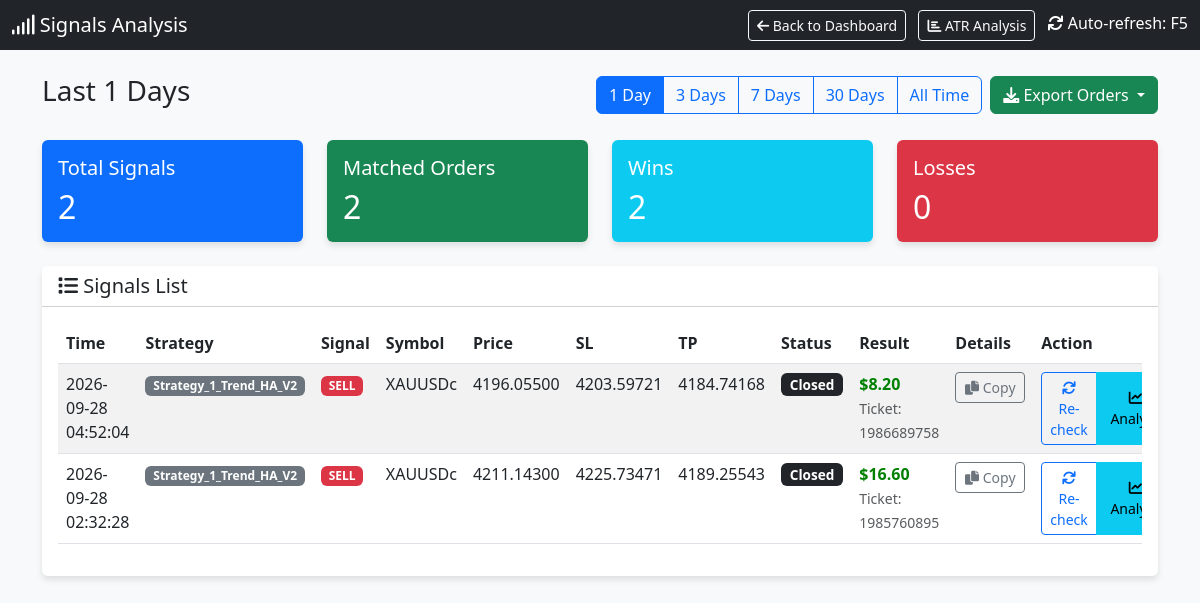
The page /signals?days=1 on the database its author committed.
### tables this page shows
CREATE TABLE signals (
                id INTEGER PRIMARY KEY AUTOINCREMENT,
                timestamp DATETIME DEFAULT CURRENT_TIMESTAMP,
                strategy_name TEXT,
                symbol TEXT,
                signal_type TEXT,
                price REAL,
                sl REAL,
                tp REAL,
                indicators TEXT,
                status TEXT
            , account_id INTEGER DEFAULT 0);

CREATE TABLE orders (
                ticket INTEGER PRIMARY KEY,
                strategy_name TEXT,
                symbol TEXT,
                order_type TEXT,
                volume REAL,
                open_price REAL,
                sl REAL,
                tp REAL,
                open_time DATETIME,
                close_price REAL,
                profit REAL,
                comment TEXT
            , account_id INTEGER DEFAULT 0, close_time DATETIME, initial_sl REAL);

### dashboard.py (the view)
@app.route('/signals')
def signals_page():
    cur = get_db().cursor()
    days_param = request.args.get('days', '7')  # Default 7 days
    if days_param == "all":
        days = 36500
        filter_label = "All Time"
    else:
        try:
            days = int(days_param)
            filter_label = f"Last {days} Days"
        except:
            days = 7
            filter_label = "Last 7 Days"
    cutoff_date = datetime.now() - timedelta(days=days)
    cutoff_str = cutoff_date.strftime("%Y-%m-%d %H:%M:%S")
    cur.execute("SELECT * FROM signals WHERE timestamp >= ? ORDER BY timestamp DESC", (cutoff_str,))
    signals = cur.fetchall()
    signals_with_status = []
    for sig in signals:
        signal_dict = dict(sig)
        try:
            sig_timestamp = sig['timestamp']
            if isinstance(sig_timestamp, str):
                try:
                    sig_time = datetime.strptime(sig_timestamp, '%Y-%m-%d %H:%M:%S')
                except:
                    try:
                        sig_time = datetime.strptime(sig_timestamp, '%Y-%m-%d %H:%M:%S.%f')
                    except:
                        sig_time = datetime.fromisoformat(sig_timestamp.replace('Z', '+00:00'))
            else:
                sig_time = datetime.fromtimestamp(sig_timestamp)
            time_lower = (sig_time - timedelta(seconds=30)).strftime('%Y-%m-%d %H:%M:%S')
            time_upper = (sig_time + timedelta(seconds=30)).strftime('%Y-%m-%d %H:%M:%S')
        except Exception as e:
            time_lower = None
            time_upper = None
        matching_order = None
        if time_lower and time_upper:
            try:
                cur.execute("""
                    SELECT * FROM orders
                    WHERE strategy_name = ?
                    AND symbol = ?
                    AND order_type = ?
                    AND open_time BETWEEN ? AND ?
                    ORDER BY ABS(open_price - ?) ASC
                    LIMIT 1
                """, (sig['strategy_name'], sig['symbol'], sig['signal_type'], time_lower, time_upper, sig['price']))
                matching_order = cur.fetchone()
            except Exception as e:
                pass
        if matching_order:
            signal_dict['order_ticket'] = matching_order['ticket']
            signal_dict['order_profit'] = matching_order['profit']
            signal_dict['order_status'] = 'closed' if matching_order['profit'] is not None else 'open'
            signal_dict['has_order'] = True
        else:
            signal_dict['order_ticket'] = None
            signal_dict['order_profit'] = None
            signal_dict['order_status'] = 'not_found'
            signal_dict['has_order'] = False
        signals_with_status.append(signal_dict)
    total_signals = len(signals_with_status)
    matched_orders = len([s for s in signals_with_status if s['has_order']])
    wins = len([s for s in signals_with_status if s['has_order'] and s['order_profit'] is not None and s['order_profit'] > 0])
    losses = len([s for s in signals_with_status if s['has_order'] and s['order_profit'] is not None and s['order_profit'] < 0])
    cur.execute("SELECT DISTINCT strategy_name FROM orders ORDER BY strategy_name")
    strategies = [row['strategy_name'] for row in cur.fetchall()]
    return render_template('signals.html',
                         signals=signals_with_status,
                         total_signals=total_signals,
                         matched_orders=matched_orders,
                         wins=wins,
                         losses=losses,
                         current_filter=days_param,
                         filter_label=filter_label,
                         strategies=strategies)

### dashboard.py (called while the page is built)
def get_db():
    db = getattr(g, '_database', None)
    if db is None:
        db = g._database = sqlite3.connect(DB_PATH)
        db.row_factory = sqlite3.Row
    return db

@app.teardown_appcontext
def close_connection(exception):
    db = getattr(g, '_database', None)
    if db is not None:
        db.close()

### templates/signals.html (shortened to what this page needs)
<!DOCTYPE html>
<html lang="en">
<head>
    <link href="https://cdn.jsdelivr.net/npm/bootstrap@5.3.0/dist/css/bootstrap.min.css" rel="stylesheet">
    <link href="https://cdnjs.cloudflare.com/ajax/libs/font-awesome/6.0.0/css/all.min.css" rel="stylesheet">
</head>
<body>
    <nav class="navbar navbar-dark bg-dark mb-4">
        <div class="container-fluid">
            <span class="navbar-brand mb-0 h1"><i class="fas fa-signal"></i> Signals Analysis</span>
            <div>
                <a href="/" class="btn btn-outline-light btn-sm me-2">
                    <i class="fas fa-arrow-left"></i> Back to Dashboard
                </a>
                <a href="/atr_analysis" class="btn btn-outline-light btn-sm me-2">
                    <i class="fas fa-chart-bar"></i> ATR Analysis
                </a>
                <span class="text-white"><i class="fas fa-sync"></i> Auto-refresh: F5</span>
            </div>
        </div>
    </nav>
    <div class="container mb-4">
        <div class="d-flex justify-content-between align-items-center">
            <h3>{{ filter_label }}</h3>
            <div class="d-flex gap-2">
                <div class="btn-group" role="group">
                    <a href="/signals?days=1" class="btn btn-outline-primary {% if current_filter == '1' %}active{% endif %}">1 Day</a>
                    <a href="/signals?days=3" class="btn btn-outline-primary {% if current_filter == '3' %}active{% endif %}">3 Days</a>
                    <a href="/signals?days=7" class="btn btn-outline-primary {% if current_filter == '7' %}active{% endif %}">7 Days</a>
                    <a href="/signals?days=30" class="btn btn-outline-primary {% if current_filter == '30' %}active{% endif %}">30 Days</a>
                    <a href="/signals?days=all" class="btn btn-outline-primary {% if current_filter == 'all' %}active{% endif %}">All Time</a>
                </div>
                <div class="btn-group" role="group">
                    <button type="button" class="btn btn-success dropdown-toggle" data-bs-toggle="dropdown" aria-expanded="false" title="Export orders to CSV">
                        <i class="fas fa-download"></i> Export Orders
                    </button>
                </div>
            </div>
        </div>
    </div>
    <div class="container">
        <div class="row mb-4">
            <div class="col-md-3">
                <div class="card bg-primary text-white">
                    <div class="card-body">
                        <h5 class="card-title">Total Signals</h5>
                        <h2 class="card-text">{{ total_signals }}</h2>
                    </div>
                </div>
            </div>
            <div class="col-md-3">
                <div class="card bg-success text-white">
                    <div class="card-body">
                        <h5 class="card-title">Matched Orders</h5>
                        <h2 class="card-text">{{ matched_orders }}</h2>
                    </div>
                </div>
            </div>
            <div class="col-md-3">
                <div class="card bg-info text-white">
                    <div class="card-body">
                        <h5 class="card-title">Wins</h5>
                        <h2 class="card-text">{{ wins }}</h2>
                    </div>
                </div>
            </div>
            <div class="col-md-3">
                <div class="card bg-danger text-white">
                    <div class="card-body">
                        <h5 class="card-title">Losses</h5>
                        <h2 class="card-text">{{ losses }}</h2>
                    </div>
                </div>
            </div>
        </div>
        <div class="card">
            <div class="card-header bg-white">
                <h5 class="mb-0"><i class="fas fa-list"></i> Signals List</h5>
            </div>
            <div class="card-body">
                <div class="table-responsive">
                    <table class="table table-hover table-striped">
                        <thead>
                            <tr>
                                <th>Time</th>
                                <th>Strategy</th>
                                <th>Signal</th>
                                <th>Symbol</th>
                                <th>Price</th>
                                <th>SL</th>
                                <th>TP</th>
                                <th>Status</th>
                                <th>Result</th>
                                <th>Details</th>
                                <th>Action</th>
                            </tr>
                        </thead>
                        <tbody>
                            {% for sig in signals %}
                            <tr class="signal-row" id="signal-row-{{ sig.id }}">
                                <td>{{ sig.timestamp }}</td>
                                <td><span class="badge bg-secondary">{{ sig.strategy_name }}</span></td>
                                <td>
                                    {% if sig.signal_type == 'BUY' %}
                                    <span class="badge badge-buy">BUY</span>
                                    {% else %}
                                    <span class="badge badge-sell">SELL</span>
                                    {% endif %}
                                </td>
                                <td>{{ sig.symbol }}</td>
                                <td>{{ "%.5f"|format(sig.price) }}</td>
                                <td>{{ "%.5f"|format(sig.sl) if sig.sl else '-' }}</td>
                                <td>{{ "%.5f"|format(sig.tp) if sig.tp else '-' }}</td>
                                <td id="status-{{ sig.id }}">
                                    {% if sig.has_order %}
                                        {% if sig.order_status == 'closed' %}
                                            <span class="badge bg-dark status-badge">Closed</span>
                                        {% else %}
                                            <span class="badge bg-warning status-badge">Open</span>
                                        {% endif %}
                                    {% else %}
                                        <span class="badge bg-secondary status-badge">Not Found</span>
                                    {% endif %}
                                </td>
                                <td id="result-{{ sig.id }}">
                                    {% if sig.has_order and sig.order_profit is not none %}
                                        <span class="{% if sig.order_profit >= 0 %}profit-pos{% else %}profit-neg{% endif %}">
                                            ${{ "%.2f"|format(sig.order_profit) }}
                                        </span>
                                        <br>
                                        <small class="text-muted">Ticket: {{ sig.order_ticket }}</small>
                                    {% elif sig.has_order %}
                                        <span class="text-muted">Running...</span>
                                    {% else %}
                                        <span class="text-muted">-</span>
                                    {% endif %}
                                </td>
                                <td id="details-{{ sig.id }}">
                                    <button class="btn btn-sm btn-outline-secondary copy-details-btn"
                                            data-signal-id="{{ sig.id }}"
                                            data-signal-data='{{ sig|tojson }}'
                                            title="Copy signal details">
                                        <i class="fas fa-copy"></i> Copy
                                    </button>
                                </td>
                                <td id="action-{{ sig.id }}">
                                    <div class="btn-group" role="group">
                                        {% if not sig.has_order %}
                                            <button class="btn btn-sm btn-primary check-mt5-btn" data-signal-id="{{ sig.id }}">
                                                <i class="fas fa-search"></i> Check MT5
                                            </button>
                                        {% else %}
                                            <button class="btn btn-sm btn-outline-primary check-mt5-btn" data-signal-id="{{ sig.id }}">
                                                <i class="fas fa-sync"></i> Re-check
                                            </button>
                                        {% endif %}
                                        <button class="btn btn-sm btn-info analyze-signal-btn" data-signal-id="{{ sig.id }}" title="Analyze signal">
                                            <i class="fas fa-chart-line"></i> Analyze
                                        </button>
                                    </div>
                                </td>
                            </tr>
                            {% endfor %}
                        </tbody>
                    </table>
                </div>
            </div>
        </div>
    </div>
</body>
</html>

### templates/signals.html (style rules this page uses)
body { background-color: #f8f9fa; }
.card { box-shadow: 0 4px 6px rgba(0, 0, 0, 0.1); border: none; }
.profit-pos { color: green; font-weight: bold; }
.badge-sell { background-color: #dc3545; }
.status-badge { font-size: 0.85em; padding: 0.35em 0.65em; }
.signal-row { transition: background-color 0.2s; }
.copy-details-btn { min-width: 70px; }
.analyze-signal-btn { min-width: 80px; }

### rows shown on the page
signals: timestamp "2026-09-28 04:52:04", strategy_name "Strategy_1_Trend_HA_V2", symbol "XAUUSDc", price "4196.05500", sl "4203.59721", tp "4184.74168"
orders: order_profit "8.20", order_ticket "1986689758"
signals: timestamp "2026-09-28 02:32:28", strategy_name "Strategy_1_Trend_HA_V2", symbol "XAUUSDc", price "4211.14300", sl "4225.73471", tp "4189.25543"
orders: order_profit "16.60", order_ticket "1985760895"

### other values the page prints
{{ filter_label }} "Last 1 Days"
{{ total_signals }} "2"
{{ matched_orders }} "2"
{{ wins }} "2"
{{ losses }} "0"
